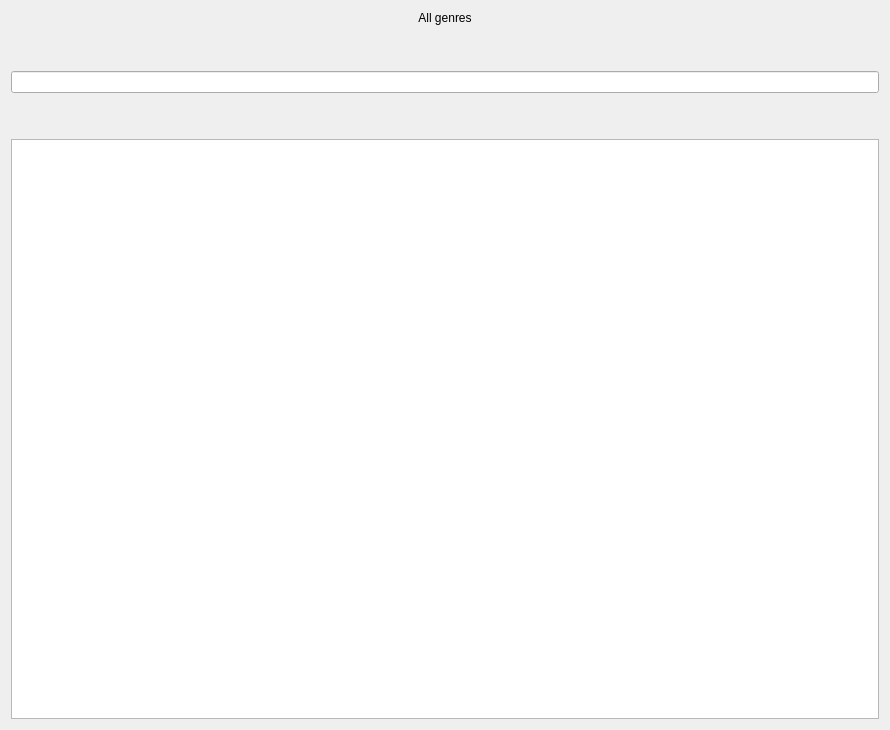
<?xml version="1.0" encoding="UTF-8"?>
<ui version="4.0">
 <class>allGenres_window</class>
 <widget class="QWidget" name="allGenres_window">
  <property name="geometry">
   <rect>
    <x>0</x>
    <y>0</y>
    <width>890</width>
    <height>730</height>
   </rect>
  </property>
  <property name="windowTitle">
   <string>Form</string>
  </property>
  <layout class="QVBoxLayout" name="verticalLayout">
   <item>
    <widget class="QLabel" name="label">
     <property name="text">
      <string>All genres</string>
     </property>
     <property name="alignment">
      <set>Qt::AlignCenter</set>
     </property>
    </widget>
   </item>
   <item>
    <spacer name="verticalSpacer">
     <property name="orientation">
      <enum>Qt::Vertical</enum>
     </property>
     <property name="sizeType">
      <enum>QSizePolicy::Preferred</enum>
     </property>
     <property name="sizeHint" stdset="0">
      <size>
       <width>20</width>
       <height>40</height>
      </size>
     </property>
    </spacer>
   </item>
   <item>
    <widget class="QLineEdit" name="lineEdit"/>
   </item>
   <item>
    <spacer name="verticalSpacer_2">
     <property name="orientation">
      <enum>Qt::Vertical</enum>
     </property>
     <property name="sizeType">
      <enum>QSizePolicy::Preferred</enum>
     </property>
     <property name="sizeHint" stdset="0">
      <size>
       <width>20</width>
       <height>40</height>
      </size>
     </property>
    </spacer>
   </item>
   <item>
    <widget class="QTableView" name="tableView">
     <property name="editTriggers">
      <set>QAbstractItemView::NoEditTriggers</set>
     </property>
    </widget>
   </item>
  </layout>
 </widget>
 <resources/>
 <connections/>
</ui>
